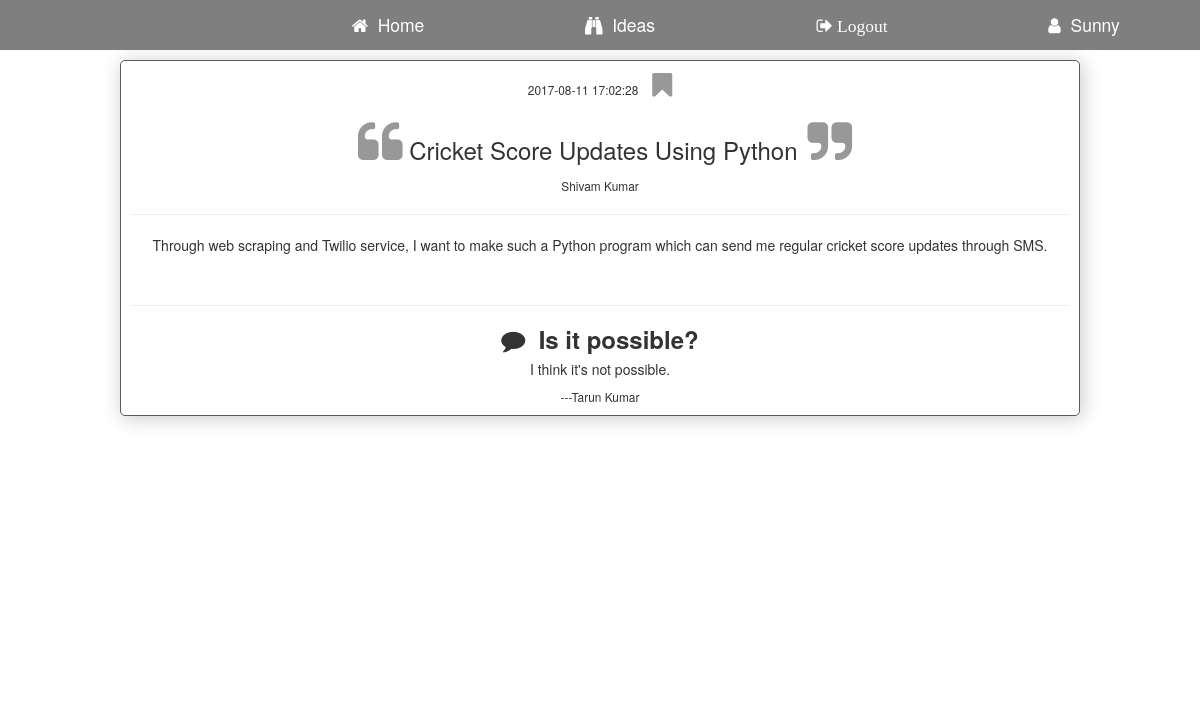
/discuss/2 (signed in), run on the app's committed database.
### tables this page shows
CREATE TABLE `shares` (
  `id` int(11) NOT NULL,
  `title` varchar(150) NOT NULL,
  `body` text NOT NULL,
  `link` varchar(150) NOT NULL,
  `create_date` datetime NOT NULL DEFAULT CURRENT_TIMESTAMP,
  `user` varchar(100) NOT NULL
);

CREATE TABLE `discussions` (
  `comment_id` int(11) NOT NULL,
  `post_id` int(11) NOT NULL,
  `comment_title` varchar(100) NOT NULL,
  `comment_body` text NOT NULL,
  `create_date` datetime NOT NULL DEFAULT CURRENT_TIMESTAMP,
  `user_id` int(11) NOT NULL,
  `user_name` varchar(100) NOT NULL
);

### classes/Model.php (called while the page is built, shortened)
<?php
abstract class Model{
	protected $dbh;
	protected $stmt;
	public function __construct(){
		$this->dbh = new PDO("mysql:host=".DB_HOST.";dbname=".DB_NAME, DB_USER, DB_PASS);
	}
	public function query($query){
		$this->stmt = $this->dbh->prepare($query);
	}
	public function bind($param, $value, $type = null){
 		if (is_null($type)) {
  			switch (true) {
    			case is_int($value):
      				$type = PDO::PARAM_INT;
      				break;
  			}
		}
		$this->stmt->bindValue($param, $value, $type);
	}
	public function execute(){
		$this->stmt->execute();
	}
	public function resultSet(){
		$this->execute();
		return $this->stmt->fetchAll(PDO::FETCH_ASSOC);
	}
}
?>

### controllers/discuss.php (called while the page is built)
<?php
class Discuss extends Controller{
	protected function Index(){
		$viewmodel = new DiscussModel();
		$this->returnView($viewmodel->Index(), true);
	}
}
?>

### views/discuss/index.php (the view)
	<?php if(!isset($_SESSION['is_logged_in'])) header('Location: '.ROOT_URL.'users/login');
        else{
          list($root_url, $class, $useless, $post_id) = split('/', $_SERVER["REQUEST_URI"], 4);
          $id = (int)$post_id;
          $viewmodel->query('SELECT * FROM shares WHERE id = :postId');
          $viewmodel->bind(':postId', $id);
      		$rows = $viewmodel->resultSet();
          foreach($rows as $item): ?>
            <div class="box1">
        			<small><?php echo $item['create_date']; ?></small>
        			<i class = "shares-options fa fa-bookmark fa-2x" aria-hidden="true"></i>
        			<h3><i class = "shares-options fa fa-quote-left fa-2x" aria-hidden="true"></i>&nbsp;<?php echo $item['title']; ?><i class = "shares-options fa fa-quote-right fa-2x" aria-hidden="true"></i></h3>
        			<small><?php echo $item['user']; ?></small>
        			<hr />
        			<p><?php echo $item['body']; ?></p>
        			<br/>
<?php     endforeach;
          $viewmodel->query('SELECT * FROM discussions WHERE post_id = :postId');
          $viewmodel->bind(':postId', $id);
      		$rows = $viewmodel->resultSet();
	        foreach($rows as $item){
            echo "<hr/><h3><strong><i class = 'fa fa-comment' aria-hidden = 'true'></i>&nbsp;&nbsp;".$item['comment_title']."</strong></h3><h5>".$item['comment_body']."</h5><small>---".$item['user_name'];
          }
        }
        ?>
      </div>

### assets/css/style.css (style rules this page uses)
* { margin: 0px; }
.box1, .box1-form-control { border-radius: 5px; padding-left: 2%; padding: 10px; min-height: 10%; }
.box1 { border: 1px solid rgb(90,90,90); box-shadow: 2px 2px 20px rgb(200,200,200); }
.shares-options { padding-left: 10px; font-size: 1.2em; opacity: 0.5; }

### data on the page
shares: create_date "2017-08-11 17:02:28", title "Cricket Score Updates Using Python", user "Shivam Kumar", body "Through web scraping and Twilio service, I want to make such a Python program which can send me regular cricket score updates through SMS."
discussions: comment_title "Is it possible?", comment_body "I think it's not possible.", user_name "Tarun Kumar"

### other printed values
explode(' ', $_SESSION['user_data']['name'])[0] "Sunny"
